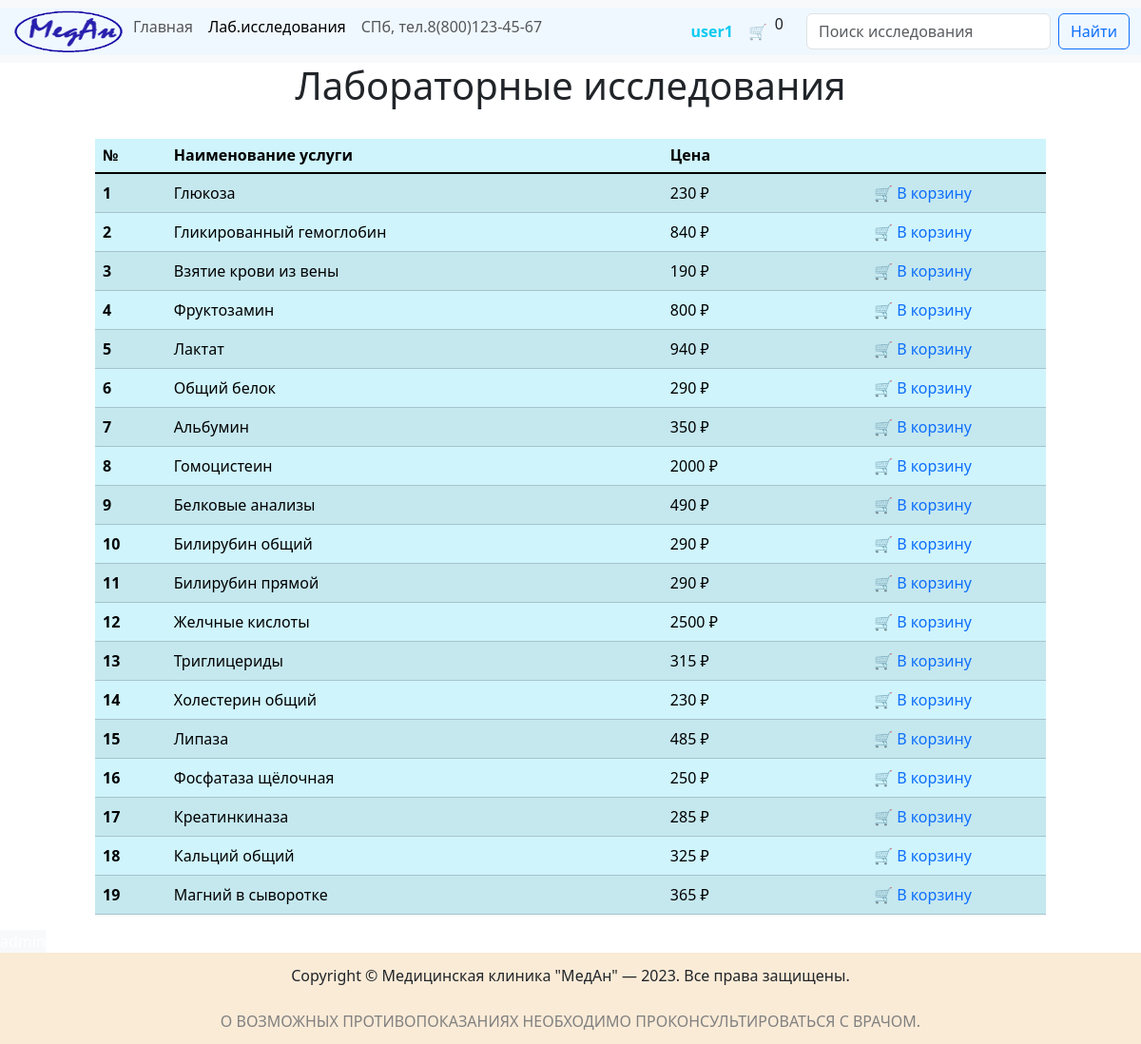
/analyzes (signed in), run on the app's committed database.
### data/users.py (models this page shows, shortened)
class User(SqlAlchemyBase, UserMixin):
    __tablename__ = 'users'
    id = sqlalchemy.Column(sqlalchemy.Integer,
                           primary_key=True,
                           autoincrement=True)
    name = sqlalchemy.Column(sqlalchemy.String,
                             nullable=True)
    lastname = sqlalchemy.Column(sqlalchemy.String,
                                 nullable=True)
    birthday = sqlalchemy.Column(sqlalchemy.String,
                                 nullable=True)
    gender = sqlalchemy.Column(sqlalchemy.String,
                               nullable=True)
    level = sqlalchemy.Column(sqlalchemy.Integer,
                              default=1)
    email = sqlalchemy.Column(sqlalchemy.String,
                              index=True,
                              unique=True,
                              nullable=True)
    hashed_password = sqlalchemy.Column(sqlalchemy.String,
                                        nullable=True)
    created_date = sqlalchemy.Column(sqlalchemy.DateTime,
                                     default=datetime.datetime.now)
    order = orm.relationship("Order", back_populates="user")

### data/analyzes.py (models this page shows, shortened)
class Analysis(SqlAlchemyBase):
    __tablename__ = 'analyzes'
    id = sqlalchemy.Column(sqlalchemy.Integer,
                           primary_key=True,
                           autoincrement=True)
    name = sqlalchemy.Column(sqlalchemy.String)
    price = sqlalchemy.Column(sqlalchemy.Integer)
    created_date = sqlalchemy.Column(sqlalchemy.DateTime,
                                     default=datetime.now)
    order = orm.relationship("Order", back_populates="analiz")

### server.py (the view)
@app.route('/analyzes')
def get_analysis():
    db_sess = db_session.create_session()
    tests = db_sess.query(Analysis).all()
    return render_template('analyzes.html', title='Анализы', tests=tests, count=count)

### data/db_session.py (called while the page is built)
def create_session() -> Session:
    global created
    return created()  # возвращаем как конструктор будущего объекта

### server.py (called while the page is built)
@login_manager.user_loader
def load_user(user_id):
    db_sess = db_session.create_session()
    return db_sess.get(User, user_id)

### templates/analyzes.html (shortened to what this page needs)
{% extends "base.html" %}
{% block main_content %}
<div class="text-center h1">Лабораторные исследования</div><br>
    <div class="d-grid gap-2 col-10 mx-auto">
        <table class="table table-info table-striped table-hover">
            <thead>
                <tr class="h6">
                    <th scope="col">№</th>
                    <th scope="col">Наименование услуги</th>
                    <th scope="col">Цена</th>
                    <th scope="col"></th>
                </tr>
            </thead>
            <tbody class="table-group-divider">
            {% for item in tests %}
                <tr>
                    <th scope="row">
                        {{ loop.index }}
                    </th>
                    <td>
                        {{ item.name }}
                    </td>
                    <td>
                        {{ item.price }} &#8381;
                    </td>
                    <td class="align-middle text-center">
                        <a href="/add_to_cart/{{ item['id'] }}" title="Добавить в корзину">&#128722; В корзину</a>
                    </td>
                </tr>
            {% endfor %}
            </tbody>
        </table>
    </div>
{% endblock %}

### templates/base.html (shortened to what this page needs)
<!DOCTYPE html>
<html lang="en">
<head>
    <link href="https://cdn.jsdelivr.net/npm/bootstrap@5.3.1/dist/css/bootstrap.min.css" rel="stylesheet"
>
    <link rel="stylesheet" type="text/css" href="{{  url_for('static', filename='css/style.css') }}">
</head>
<body>
    <header>
        <nav class="navbar navbar-expand-lg bg-body-tertiary ">
            <div class="container-fluid">
                <div class="collapse navbar-collapse" id="navbarNavDropdown">
                    <ul class="navbar-nav me-auto mb-2 mb-lg-0">
                        <li class="nav-item">
                            <img src="{{ url_for('static', filename='images/logo_big.png') }}" alt="лого" width="120"
                             height="50">
                        </li>
                        <li class="nav-item">
                            <a class="nav-link {% if request.url_rule.endpoint == 'index' %} active {% endif %}"
                           aria-current="page" href="/">Главная</a>
                        </li>
                        <li class="nav-item">
                            <a class="nav-link {% if request.url_rule.endpoint == 'get_analysis' %} active {% endif %}"
                               aria-current="page" href="/analyzes">Лаб.исследования</a>
                        </li>
                        <li class="nav-item">
                            <div class="nav-link" aria-current="page">СПб, тел.8(800)123-45-67</div>
                        </li>
                    </ul>
                    <ul class="navbar-nav me-4 mb-2 mb-lg-0">
                    {% if current_user.is_authenticated %}
                        <li class="nav-item dropdown">
                            <a class="nav-link text-info fw-bold" href="#" id="navbarDropdown" role="button"
                            data-bs-toggle="dropdown" aria-expanded="false">
                            {{ current_user.name }}
                            </a>
                    </li>
                    {% endif %}
                    <li class="nav-item">
                        <a class="nav-link" aria-current="page" href="/cart" title="Корзина">&#128722</a>
                    </li>
                    <li class="nav-item">{{ count }}</li>
                </ul>
                <form class="d-flex" action="/" role="search">
                    <input class="form-control me-2" name="substring" type="search" placeholder="Поиск исследования"
                           aria-label="Search">
                    <button class="btn btn-outline-primary" type="submit">Найти</button>
                </form>
            </div>
        </div>
        </nav>
    </header>
{% block main_content %}{% endblock %}
<div class="d-flex">
    <a class="text-white bg-light" href="/api/admin" title="Панель администратора">admin</a>
</div>
<footer>
    <div class="copyright">
            <span style="vertical-align:top; text-align: center;">
                Copyright © Медицинская клиника "МедАн" &#151; 2023. Все права защищены.<br/>
            </span><br>
        <span style="vertical-align:top; text-align: center; color: gray; text-transform: uppercase;">
                О возможных противопоказаниях необходимо проконсультироваться с врачом.<br/>
            </span>
    </div>
</footer>
</body>
</html>

### static/css/style.css (style rules this page uses)
a { text-decoration: none; }
.container-fluid { background-color: #F0F8FF; }
.copyright { text-align: center; background-color: antiquewhite; padding-top: 1%; padding-bottom: 1%; }

### data on the page
User: name "user1"
Analysis: name "Глюкоза", price "230"
Analysis: name "Гликированный гемоглобин", price "840"
Analysis: name "Взятие крови из вены", price "190"
Analysis: name "Фруктозамин", price "800"
Analysis: name "Лактат", price "940"
Analysis: name "Общий белок", price "290"
Analysis: name "Альбумин", price "350"
Analysis: name "Гомоцистеин", price "2000"
Analysis: name "Белковые анализы", price "490"
Analysis: name "Билирубин общий", price "290"
Analysis: name "Билирубин прямой", price "290"
Analysis: name "Желчные кислоты", price "2500"
Analysis: name "Триглицериды", price "315"
Analysis: name "Холестерин общий", price "230"
Analysis: name "Липаза", price "485"
Analysis: name "Фосфатаза щёлочная", price "250"
Analysis: name "Креатинкиназа", price "285"
Analysis: name "Кальций общий", price "325"
Analysis: name "Магний в сыворотке", price "365"

### other printed values
{{ count }} "0"
